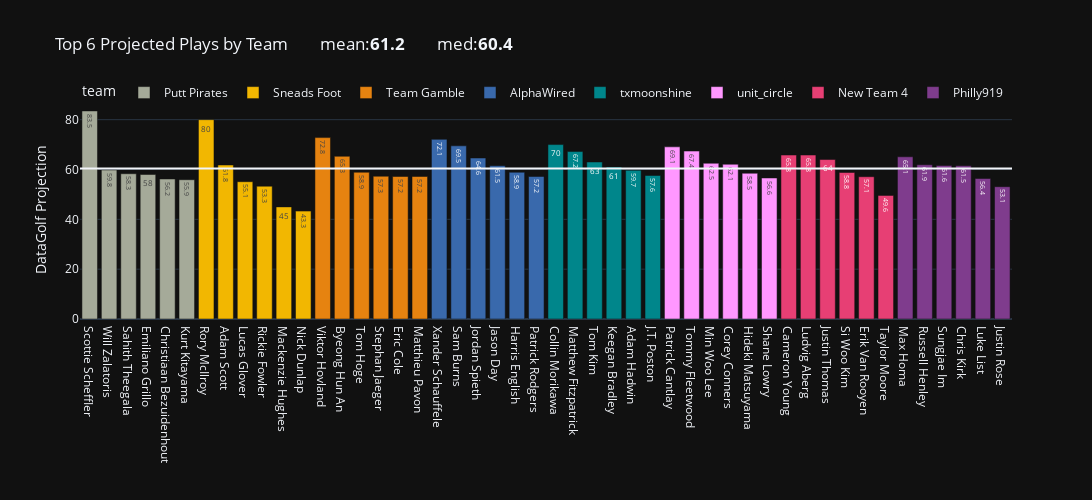

The notebook cell saved with this chart:
### Code cell
# COMPARE TOP 6 PROJECTED PLAYS FOR EACH TEAM

mean_starter = top_6_proj.proj_pts.mean().round(1)
median_starter = round(top_6_proj.proj_pts.median(),1)

px.bar(top_6_proj.set_index('player').sort_values(by = ['proj_pts','team'],ascending=False),
#           x = 'player',
          y = 'proj_pts',
          color='team',
          hover_name=top_6_proj.player,
          template='plotly_dark',
          labels = {'_index':" ",'player': '','proj_pts':'DataGolf Projection'},
          width=1200,
          height=500,
          title = f"Top 6 Projected Plays by Team        mean:<b>{mean_starter}</b>        med:<b>{median_starter}",
          text_auto=True,
          color_discrete_map=team_color
          ).add_hline(y=median_starter).update_layout(legend=dict(y=1.1, orientation='h'))#.update_layout(showlegend=False)

### Figure 1 — Plotly figure (JSON) as saved in the notebook; plotly's stock layout.template omitted (floating-point values rounded to 4 significant figures)
{"data": [{"alignmentgroup": "True", "hovertemplate": "<b>%{hovertext}</b><br><br>team=Putt Pirates<br>=%{x}<br>DataGolf Projection=%{y}<extra></extra>", "hovertext": ["Scottie Scheffler", "Will Zalatoris", "Sahith Theegala", "Emiliano Grillo", "Christiaan Bezuidenhout", "Kurt Kitayama"], "legendgroup": "Putt Pirates", "marker": {"color": "rgb(165,170,153)", "pattern": {"shape": ""}}, "name": "Putt Pirates", "offsetgroup": "Putt Pirates", "orientation": "v", "showlegend": true, "textposition": "auto", "texttemplate": "%{y}", "type": "bar", "x": ["Scottie Scheffler", "Will Zalatoris", "Sahith Theegala", "Emiliano Grillo", "Christiaan Bezuidenhout", "Kurt Kitayama"], "xaxis": "x", "y": [83.5, 59.8, 58.3, 58, 56.2, 55.9], "yaxis": "y"}, {"alignmentgroup": "True", "hovertemplate": "<b>%{hovertext}</b><br><br>team=Sneads Foot<br>=%{x}<br>DataGolf Projection=%{y}<extra></extra>", "hovertext": ["Rory McIlroy", "Adam Scott", "Lucas Glover", "Rickie Fowler", "Mackenzie Hughes", "Nick Dunlap"], "legendgroup": "Sneads Foot", "marker": {"color": "rgb(242,183,1)", "pattern": {"shape": ""}}, "name": "Sneads Foot", "offsetgroup": "Sneads Foot", "orientation": "v", "showlegend": true, "textposition": "auto", "texttemplate": "%{y}", "type": "bar", "x": ["Rory McIlroy", "Adam Scott", "Lucas Glover", "Rickie Fowler", "Mackenzie Hughes", "Nick Dunlap"], "xaxis": "x", "y": [80, 61.8, 55.1, 53.3, 45, 43.3], "yaxis": "y"}, {"alignmentgroup": "True", "hovertemplate": "<b>%{hovertext}</b><br><br>team=Team Gamble<br>=%{x}<br>DataGolf Projection=%{y}<extra></extra>", "hovertext": ["Viktor Hovland", "Byeong Hun An", "Tom Hoge", "Stephan Jaeger", "Eric Cole", "Patrick Rodgers"], "legendgroup": "Team Gamble", "marker": {"color": "rgb(230,131,16)", "pattern": {"shape": ""}}, "name": "Team Gamble", "offsetgroup": "Team Gamble", "orientation": "v", "showlegend": true, "textposition": "auto", "texttemplate": "%{y}", "type": "bar", "x": ["Viktor Hovland", "Byeong Hun An", "Tom Hoge", "Stephan Jaeger", "Eric Cole", "Matthieu Pavon"], "xaxis": "x", "y": [72.8, 65.3, 58.9, 57.3, 57.2, 57.2], "yaxis": "y"}, {"alignmentgroup": "True", "hovertemplate": "<b>%{hovertext}</b><br><br>team=AlphaWired<br>=%{x}<br>DataGolf Projection=%{y}<extra></extra>", "hovertext": ["Xander Schauffele", "Sam Burns", "Jordan Spieth", "Chris Kirk", "Harris English", "Matthieu Pavon"], "legendgroup": "AlphaWired", "marker": {"color": "rgb(57,105,172)", "pattern": {"shape": ""}}, "name": "AlphaWired", "offsetgroup": "AlphaWired", "orientation": "v", "showlegend": true, "textposition": "auto", "texttemplate": "%{y}", "type": "bar", "x": ["Xander Schauffele", "Sam Burns", "Jordan Spieth", "Jason Day", "Harris English", "Patrick Rodgers"], "xaxis": "x", "y": [72.1, 69.5, 64.6, 61.5, 58.9, 57.2], "yaxis": "y"}, {"alignmentgroup": "True", "hovertemplate": "<b>%{hovertext}</b><br><br>team=txmoonshine<br>=%{x}<br>DataGolf Projection=%{y}<extra></extra>", "hovertext": ["Collin Morikawa", "Matthew Fitzpatrick", "Tom Kim", "Keegan Bradley", "Adam Hadwin", "J.T. Poston"], "legendgroup": "txmoonshine", "marker": {"color": "rgb(0,134,139)", "pattern": {"shape": ""}}, "name": "txmoonshine", "offsetgroup": "txmoonshine", "orientation": "v", "showlegend": true, "textposition": "auto", "texttemplate": "%{y}", "type": "bar", "x": ["Collin Morikawa", "Matthew Fitzpatrick", "Tom Kim", "Keegan Bradley", "Adam Hadwin", "J.T. Poston"], "xaxis": "x", "y": [70, 67.2, 63, 61, 59.7, 57.6], "yaxis": "y"}, {"alignmentgroup": "True", "hovertemplate": "<b>%{hovertext}</b><br><br>team=unit_circle<br>=%{x}<br>DataGolf Projection=%{y}<extra></extra>", "hovertext": ["Patrick Cantlay", "Tommy Fleetwood", "Min Woo Lee", "Corey Conners", "Hideki Matsuyama", "Shane Lowry"], "legendgroup": "unit_circle", "marker": {"color": "#FF97FF", "pattern": {"shape": ""}}, "name": "unit_circle", "offsetgroup": "unit_circle", "orientation": "v", "showlegend": true, "textposition": "auto", "texttemplate": "%{y}", "type": "bar", "x": ["Patrick Cantlay", "Tommy Fleetwood", "Min Woo Lee", "Corey Conners", "Hideki Matsuyama", "Shane Lowry"], "xaxis": "x", "y": [69.1, 67.4, 62.5, 62.1, 58.5, 56.6], "yaxis": "y"}, {"alignmentgroup": "True", "hovertemplate": "<b>%{hovertext}</b><br><br>team=New Team 4<br>=%{x}<br>DataGolf Projection=%{y}<extra></extra>", "hovertext": ["Cameron Young", "Ludvig Aberg", "Justin Thomas", "Si Woo Kim", "Erik Van Rooyen", "Taylor Moore"], "legendgroup": "New Team 4", "marker": {"color": "rgb(231,63,116)", "pattern": {"shape": ""}}, "name": "New Team 4", "offsetgroup": "New Team 4", "orientation": "v", "showlegend": true, "textposition": "auto", "texttemplate": "%{y}", "type": "bar", "x": ["Cameron Young", "Ludvig Aberg", "Justin Thomas", "Si Woo Kim", "Erik Van Rooyen", "Taylor Moore"], "xaxis": "x", "y": [65.8, 65.8, 64, 58.8, 57.1, 49.6], "yaxis": "y"}, {"alignmentgroup": "True", "hovertemplate": "<b>%{hovertext}</b><br><br>team=Philly919<br>=%{x}<br>DataGolf Projection=%{y}<extra></extra>", "hovertext": ["Max Homa", "Russell Henley", "Sungjae Im", "Jason Day", "Luke List", "Justin Rose"], "legendgroup": "Philly919", "marker": {"color": "rgb(127,60,141)", "pattern": {"shape": ""}}, "name": "Philly919", "offsetgroup": "Philly919", "orientation": "v", "showlegend": true, "textposition": "auto", "texttemplate": "%{y}", "type": "bar", "x": ["Max Homa", "Russell Henley", "Sungjae Im", "Chris Kirk", "Luke List", "Justin Rose"], "xaxis": "x", "y": [65.1, 61.9, 61.6, 61.5, 56.4, 53.1], "yaxis": "y"}], "layout": {"barmode": "relative", "height": 500, "legend": {"orientation": "h", "title": {"text": "team"}, "tracegroupgap": 0, "y": 1.1}, "shapes": [{"type": "line", "x0": 0, "x1": 1, "xref": "x domain", "y0": 60.4, "y1": 60.4, "yref": "y"}], "title": {"text": "Top 6 Projected Plays by Team        mean:<b>61.2</b>        med:<b>60.4"}, "width": 1200, "xaxis": {"anchor": "y", "domain": [0, 1], "title": {"text": ""}}, "yaxis": {"anchor": "x", "domain": [0, 1], "title": {"text": "DataGolf Projection"}}}}
